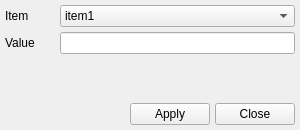
<?xml version="1.0" encoding="UTF-8"?>
<ui version="4.0">
 <class>SimpleReplace</class>
 <widget class="QMainWindow" name="SimpleReplace">
  <property name="geometry">
   <rect>
    <x>0</x>
    <y>0</y>
    <width>300</width>
    <height>130</height>
   </rect>
  </property>
  <property name="windowTitle">
   <string>Simple Replace</string>
  </property>
  <widget class="QWidget" name="centralwidget">
   <layout class="QVBoxLayout" name="verticalLayout">
    <property name="spacing">
     <number>5</number>
    </property>
    <property name="leftMargin">
     <number>5</number>
    </property>
    <property name="topMargin">
     <number>5</number>
    </property>
    <property name="rightMargin">
     <number>5</number>
    </property>
    <property name="bottomMargin">
     <number>5</number>
    </property>
    <item>
     <layout class="QHBoxLayout" name="horizontalLayout">
      <item>
       <widget class="QLabel" name="label">
        <property name="sizePolicy">
         <sizepolicy hsizetype="Fixed" vsizetype="Preferred">
          <horstretch>0</horstretch>
          <verstretch>0</verstretch>
         </sizepolicy>
        </property>
        <property name="minimumSize">
         <size>
          <width>50</width>
          <height>0</height>
         </size>
        </property>
        <property name="text">
         <string>Item</string>
        </property>
       </widget>
      </item>
      <item>
       <widget class="QComboBox" name="cb_item">
        <property name="sizePolicy">
         <sizepolicy hsizetype="Expanding" vsizetype="Fixed">
          <horstretch>0</horstretch>
          <verstretch>0</verstretch>
         </sizepolicy>
        </property>
        <item>
         <property name="text">
          <string>item1</string>
         </property>
        </item>
        <item>
         <property name="text">
          <string>item2</string>
         </property>
        </item>
        <item>
         <property name="text">
          <string>item3</string>
         </property>
        </item>
       </widget>
      </item>
     </layout>
    </item>
    <item>
     <layout class="QHBoxLayout" name="horizontalLayout_2">
      <item>
       <widget class="QLabel" name="label_2">
        <property name="sizePolicy">
         <sizepolicy hsizetype="Fixed" vsizetype="Preferred">
          <horstretch>0</horstretch>
          <verstretch>0</verstretch>
         </sizepolicy>
        </property>
        <property name="minimumSize">
         <size>
          <width>50</width>
          <height>0</height>
         </size>
        </property>
        <property name="text">
         <string>Value</string>
        </property>
       </widget>
      </item>
      <item>
       <widget class="QLineEdit" name="le_value"/>
      </item>
     </layout>
    </item>
    <item>
     <spacer name="verticalSpacer">
      <property name="orientation">
       <enum>Qt::Vertical</enum>
      </property>
      <property name="sizeHint" stdset="0">
       <size>
        <width>20</width>
        <height>40</height>
       </size>
      </property>
     </spacer>
    </item>
    <item>
     <layout class="QHBoxLayout" name="horizontalLayout_3">
      <item>
       <spacer name="horizontalSpacer">
        <property name="orientation">
         <enum>Qt::Horizontal</enum>
        </property>
        <property name="sizeHint" stdset="0">
         <size>
          <width>40</width>
          <height>20</height>
         </size>
        </property>
       </spacer>
      </item>
      <item>
       <widget class="QPushButton" name="pushButton">
        <property name="sizePolicy">
         <sizepolicy hsizetype="Fixed" vsizetype="Fixed">
          <horstretch>0</horstretch>
          <verstretch>0</verstretch>
         </sizepolicy>
        </property>
        <property name="text">
         <string>Apply</string>
        </property>
       </widget>
      </item>
      <item>
       <widget class="QPushButton" name="pushButton_2">
        <property name="sizePolicy">
         <sizepolicy hsizetype="Fixed" vsizetype="Fixed">
          <horstretch>0</horstretch>
          <verstretch>0</verstretch>
         </sizepolicy>
        </property>
        <property name="text">
         <string>Close</string>
        </property>
       </widget>
      </item>
     </layout>
    </item>
   </layout>
  </widget>
 </widget>
 <resources/>
 <connections>
  <connection>
   <sender>pushButton</sender>
   <signal>clicked()</signal>
   <receiver>SimpleReplace</receiver>
   <slot>fn_apply()</slot>
   <hints>
    <hint type="sourcelabel">
     <x>206</x>
     <y>109</y>
    </hint>
    <hint type="destinationlabel">
     <x>191</x>
     <y>86</y>
    </hint>
   </hints>
  </connection>
  <connection>
   <sender>pushButton_2</sender>
   <signal>clicked()</signal>
   <receiver>SimpleReplace</receiver>
   <slot>close()</slot>
   <hints>
    <hint type="sourcelabel">
     <x>284</x>
     <y>111</y>
    </hint>
    <hint type="destinationlabel">
     <x>271</x>
     <y>88</y>
    </hint>
   </hints>
  </connection>
  <connection>
   <sender>cb_item</sender>
   <signal>currentTextChanged(QString)</signal>
   <receiver>SimpleReplace</receiver>
   <slot>on_item_changed(QString)</slot>
   <hints>
    <hint type="sourcelabel">
     <x>71</x>
     <y>16</y>
    </hint>
    <hint type="destinationlabel">
     <x>56</x>
     <y>15</y>
    </hint>
   </hints>
  </connection>
  <connection>
   <sender>le_value</sender>
   <signal>textEdited(QString)</signal>
   <receiver>SimpleReplace</receiver>
   <slot>on_value_changed(QString)</slot>
   <hints>
    <hint type="sourcelabel">
     <x>74</x>
     <y>52</y>
    </hint>
    <hint type="destinationlabel">
     <x>60</x>
     <y>52</y>
    </hint>
   </hints>
  </connection>
 </connections>
 <slots>
  <slot>on_item_changed(QString)</slot>
  <slot>on_value_changed(QString)</slot>
  <slot>fn_apply()</slot>
 </slots>
</ui>
